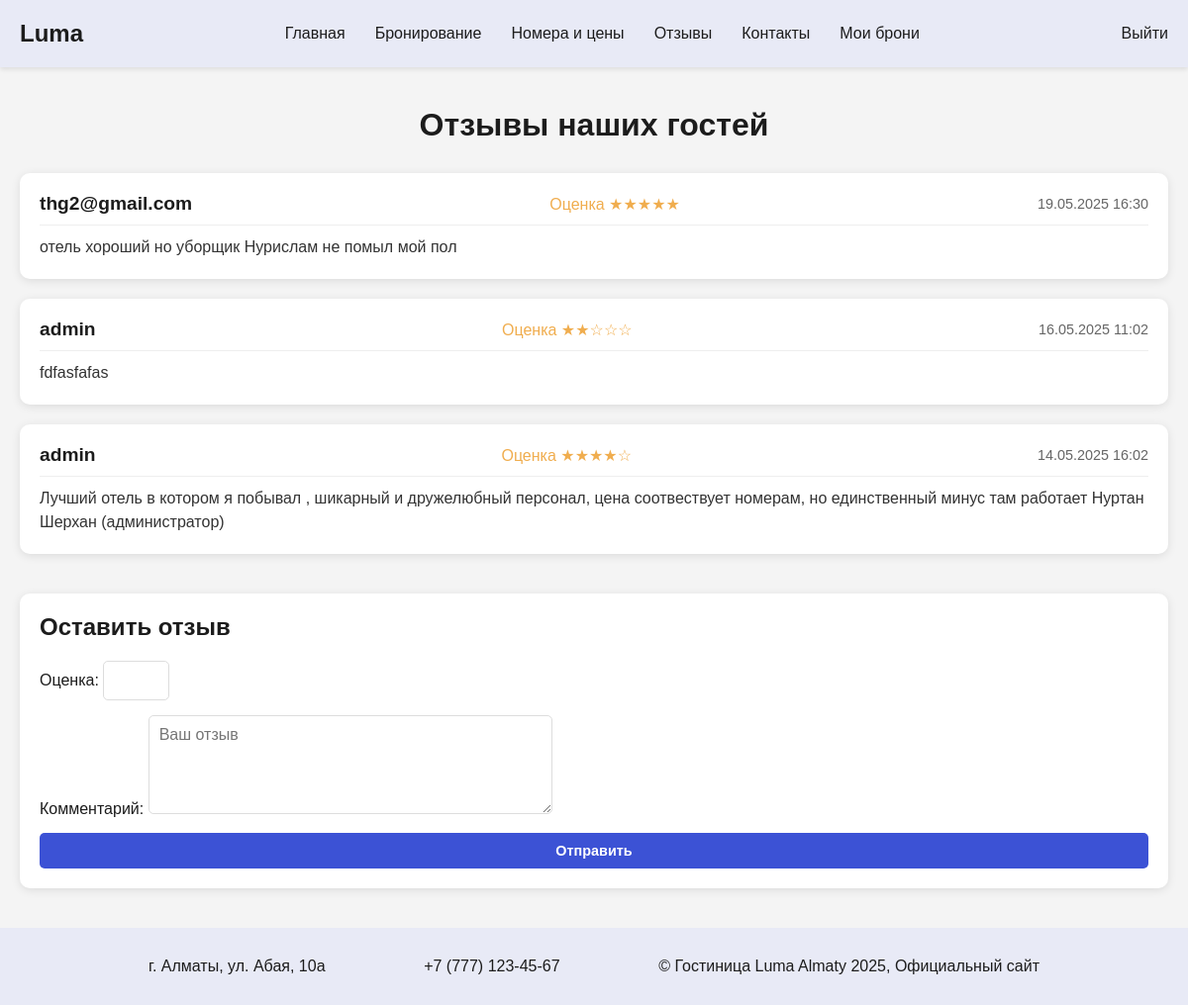
Screenshot of /reviews/ (signed in) with the database file from the repository.
### booking/models.py (models this page shows, shortened)
class Review(models.Model):
    user = models.ForeignKey(User, on_delete=models.CASCADE, verbose_name="Пользователь")
    booking = models.ForeignKey(Booking, on_delete=models.CASCADE, null=True, blank=True, verbose_name="Бронирование")
    rating = models.IntegerField(validators=[MinValueValidator(1), MaxValueValidator(5)], verbose_name="Оценка")
    comment = models.TextField(verbose_name="Комментарий")
    created_at = models.DateTimeField(auto_now_add=True, verbose_name="Дата написания")
    is_approved = models.BooleanField(default=False, verbose_name="Одобрено")
    class Meta:
        verbose_name = "Отзыв"
        verbose_name_plural = "Отзывы"

### booking/views.py (the view)
# urls.py: path('reviews/', views.reviews_view, name='reviews'),
def reviews_view(request):
    reviews = Review.objects.filter(is_approved=True).order_by('-created_at')
    if request.method == 'POST':
        if not request.user.is_authenticated:
            messages.error(request, "Пожалуйста, войдите, чтобы оставить отзыв.")
            return redirect('login')
        form = ReviewForm(request.POST)
        if form.is_valid():
            review = form.save(commit=False)
            review.user = request.user
            review.save()
            messages.success(request, "Ваш отзыв отправлен на модерацию!")
            logger.info(f"Review submitted: User={request.user.username}, Rating={review.rating}")
            return redirect('reviews')
        else:
            logger.warning(f"Review form validation failed: {form.errors}")
    else:
        form = ReviewForm()
    return render(request, 'reviews.html', {'reviews': reviews, 'form': form})

### booking/forms.py
class ReviewForm(forms.ModelForm):
    class Meta:
        model = Review
        fields = ['rating', 'comment']
        widgets = {
            'rating': forms.NumberInput(attrs={'min': 1, 'max': 5}),
            'comment': forms.Textarea(attrs={'placeholder': 'Ваш отзыв'}),
        }

### booking/templates/reviews.html (shortened to what this page needs)
{% load static %}
<!DOCTYPE html>
<html lang="ru">
<head>
    <link rel="stylesheet" href="{% static 'reviews.css' %}">
</head>
<body>
    <header>
        <div class="logo">Luma</div>
        <nav>
            <ul>
                <li><a href="{% url 'home' %}">Главная</a></li>
                <li><a href="{% url 'booking' %}">Бронирование</a></li>
                <li><a href="{% url 'room_list' %}">Номера и цены</a></li>
                <li><a href="{% url 'reviews' %}">Отзывы</a></li>
                <li><a href="{% url 'contact' %}">Контакты</a></li>
                <li><a href="{% url 'my_bookings' %}">Мои брони</a></li>
            </ul>
        </nav>
        <div class="user-account"><a href="{% url 'login' %}">Выйти</a></div>
    </header>
    <main>
        <section class="reviews-section">
            <h2>Отзывы наших гостей</h2>
            <div class="reviews-list">
                {% if reviews %}
                    {% for review in reviews %}
                        <div class="review-card">
                            <div class="review-header">
                                <h3>{{ review.user.username }}</h3>
                                <span class="rating">Оценка {% for i in "12345"|make_list %}{% if forloop.counter <= review.rating %}★{% else %}☆{% endif %}{% endfor %}</span>
                                <p class="date">{{ review.created_at|date:"d.m.Y H:i" }}</p>
                            </div>
                            <p class="comment">{{ review.comment }}</p>
                        </div>
                    {% endfor %}
                {% else %}
                    <p class="no-reviews">Пока нет отзывов.</p>
                {% endif %}
            </div>
            {% if user.is_authenticated %}
                <div class="review-form">
                    <h3>Оставить отзыв</h3>
                    <form method="post">
                        {{ form.as_p }}
                        <button type="submit" class="btn submit-btn">Отправить</button>
                    </form>
                </div>
            {% else %}
                <p class="login-prompt">Пожалуйста, <a href="{% url 'login' %}">войдите</a>, чтобы оставить отзыв.</p>
            {% endif %}
        </section>
    </main>
    <footer>
        <p>г. Алматы, ул. Абая, 10a</p>
        <p>+7 (777) 123-45-67</p>
        <p>© Гостиница Luma Almaty 2025, Официальный сайт</p>
    </footer>
</body>
</html>

### booking/static/reviews.css (style rules this page uses)
* { margin: 0; padding: 0; box-sizing: border-box; font-family: 'Montserrat', sans-serif; }
body { background-color: #F4F4F4; color: #1C1C1C; }
a { text-decoration: none; color: #1C1C1C; transition: all 0.3s ease-in-out; }
header { display: flex; align-items: center; justify-content: space-between; padding: 20px; background-color: #E8EAF6; box-shadow: 0 2px 5px rgba(0,0,0,0.1); }
.logo { font-size: 24px; font-weight: bold; color: #1C1C1C; }
nav ul { list-style: none; display: flex; gap: 30px; margin: 0; padding: 0; }
nav ul li a { text-decoration: none; color: #1C1C1C; font-weight: 500; transition: all 0.3s ease-in-out; }
.user-account { font-weight: 500; color: #1C1C1C; cursor: pointer; transition: all 0.3s ease-in-out; }
.reviews-section { max-width: 1200px; margin: 0 auto; padding: 40px 20px; }
.reviews-section h2 { font-size: 2em; font-weight: 700; margin-bottom: 30px; color: #1C1C1C; text-align: center; }
.reviews-list { display: flex; flex-direction: column; gap: 20px; }
.review-card { background-color: #fff; border-radius: 10px; box-shadow: 0 2px 10px rgba(0,0,0,0.1); padding: 20px; transition: transform 0.2s ease; }
.review-header { display: flex; justify-content: space-between; align-items: center; margin-bottom: 10px; border-bottom: 1px solid #eee; padding-bottom: 10px; }
.review-header h3 { font-size: 1.2em; font-weight: 600; color: #1C1C1C; }
.rating { font-size: 1em; color: #f0ad4e; }
.date { font-size: 0.9em; color: #666; }
.comment { font-size: 1em; color: #333; line-height: 1.5; }
.review-form { margin-top: 40px; background-color: #fff; padding: 20px; border-radius: 10px; box-shadow: 0 2px 10px rgba(0,0,0,0.1); }
.review-form h3 { font-size: 1.5em; margin-bottom: 20px; color: #1C1C1C; }
.review-form form { display: flex; flex-direction: column; gap: 15px; }
.review-form label { font-weight: 500; color: #1C1C1C; }
.review-form input, .review-form textarea { padding: 10px; border: 1px solid #ddd; border-radius: 5px; font-size: 1em; }
.review-form textarea { height: 100px; resize: vertical; }
.btn { padding: 10px 20px; border-radius: 5px; text-decoration: none; font-weight: 600; font-size: 0.9em; transition: all 0.3s ease-in-out; text-align: center; background-color: #3C52D5; color: #fff; border: none; cursor: pointer; }
footer { padding: 30px 150px; display: flex; justify-content: space-between; background-color: #E8EAF6; flex-direction: row; }

### rows the page displays
Review: user.username "thg2@gmail.com", rating 5 (drawn), created_at "19.05.2025 16:30", comment "отель хороший но уборщик Нурислам не помыл мой пол"
Review: user.username "admin", rating 2 (drawn), created_at "16.05.2025 11:02", comment "fdfasfafas"
Review: user.username "admin", rating 4 (drawn), created_at "14.05.2025 16:02", comment "Лучший отель в котором я побывал , шикарный и дружелюбный персонал, цена соотвествует номерам, но единственный минус там работает Нуртан Шерхан (администратор)"
